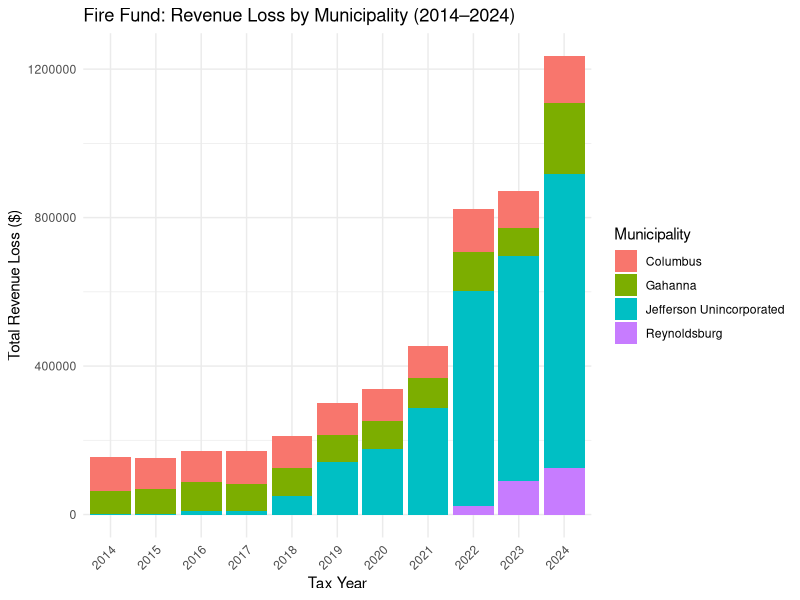
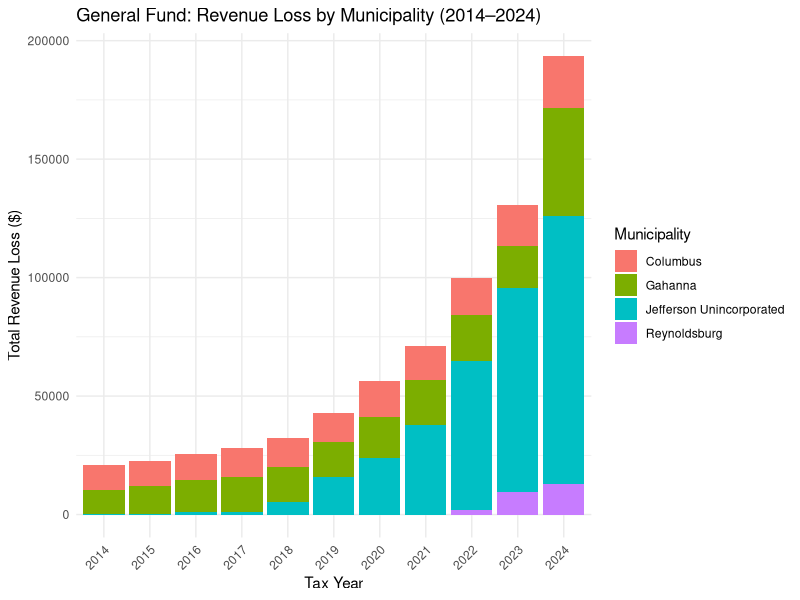
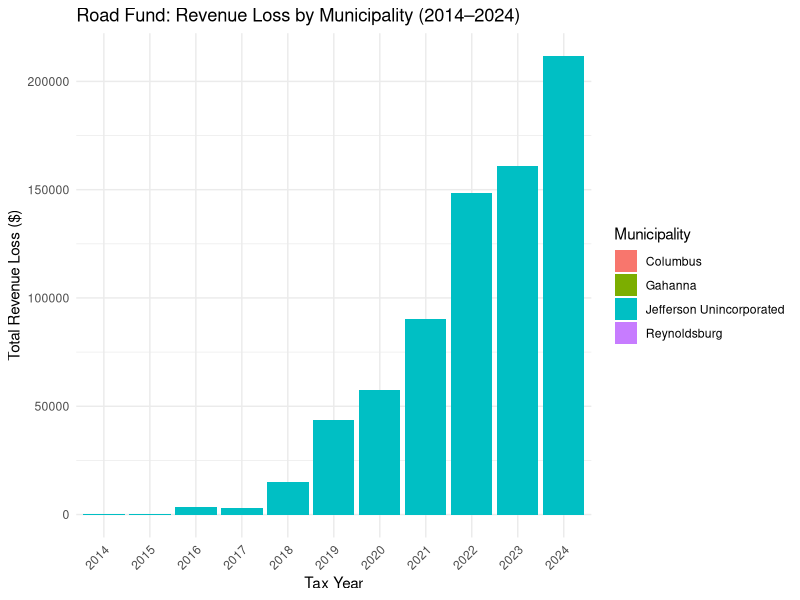

The R script that drew these images, in order:
# -----------------------------------------
# Title: Plot Revenue Loss by Fund and Municipality
# -----------------------------------------
library(readr)
library(dplyr)
library(ggplot2)
library(tidyr)
library(here)

# Load combined loss data
loss_data <- read_csv(here("outputs", "accurate_total_losses.csv"))

# Summarize total loss per year, fund, and municipality
loss_summary <- loss_data %>%
  group_by(TaxYear, Fund, Municipality) %>%
  summarise(Total_Loss = sum(Total_Loss, na.rm = TRUE), .groups = "drop")

# Plot for each fund
unique_funds <- unique(loss_summary$Fund)

for (f in unique_funds) {
  fund_data <- loss_summary %>% filter(Fund == f)
  
  p <- ggplot(fund_data, aes(x = factor(TaxYear), y = Total_Loss, fill = Municipality)) +
    geom_bar(stat = "identity", position = "stack") +
    labs(
      title = paste(f, "Fund: Revenue Loss by Municipality (2014–2024)"),
      x = "Tax Year",
      y = "Total Revenue Loss ($)",
      fill = "Municipality"
    ) +
    theme_minimal() +
    theme(axis.text.x = element_text(angle = 45, hjust = 1))
  
  print(p)
}